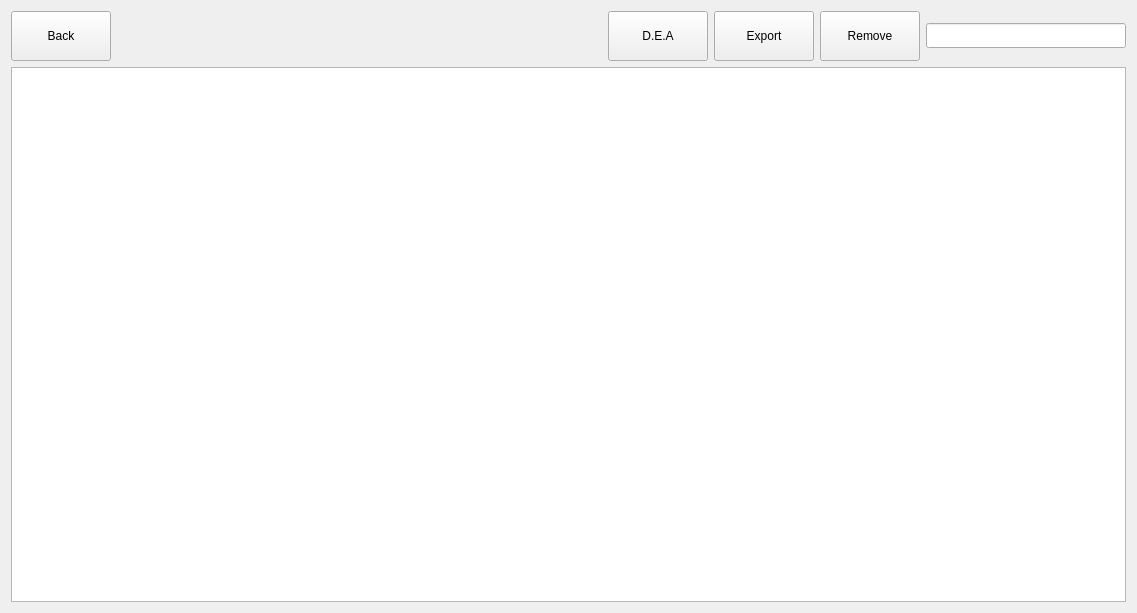
<?xml version="1.0" encoding="UTF-8"?>
<ui version="4.0">
 <class>Experiments</class>
 <widget class="QWidget" name="Experiments">
  <property name="geometry">
   <rect>
    <x>0</x>
    <y>0</y>
    <width>1137</width>
    <height>613</height>
   </rect>
  </property>
  <property name="windowTitle">
   <string>Form</string>
  </property>
  <layout class="QVBoxLayout" name="verticalLayout">
   <item>
    <layout class="QHBoxLayout" name="horizontalLayout">
     <property name="sizeConstraint">
      <enum>QLayout::SetDefaultConstraint</enum>
     </property>
     <item>
      <widget class="QPushButton" name="back">
       <property name="minimumSize">
        <size>
         <width>100</width>
         <height>50</height>
        </size>
       </property>
       <property name="maximumSize">
        <size>
         <width>100</width>
         <height>50</height>
        </size>
       </property>
       <property name="mouseTracking">
        <bool>false</bool>
       </property>
       <property name="focusPolicy">
        <enum>Qt::NoFocus</enum>
       </property>
       <property name="contextMenuPolicy">
        <enum>Qt::DefaultContextMenu</enum>
       </property>
       <property name="toolTip">
        <string>Go back to the previous page</string>
       </property>
       <property name="statusTip">
        <string>Go back to the previous page</string>
       </property>
       <property name="text">
        <string>Back</string>
       </property>
       <property name="icon">
        <iconset resource="../../../st_client-build/application.qrc">
         <normaloff>:/images/back.png</normaloff>:/images/back.png</iconset>
       </property>
       <property name="waitPolicy" stdset="0">
        <number>3</number>
       </property>
      </widget>
     </item>
     <item>
      <spacer name="horizontalSpacer">
       <property name="orientation">
        <enum>Qt::Horizontal</enum>
       </property>
       <property name="sizeHint" stdset="0">
        <size>
         <width>40</width>
         <height>20</height>
        </size>
       </property>
      </spacer>
     </item>
     <item>
      <spacer name="horizontalSpacer_2">
       <property name="orientation">
        <enum>Qt::Horizontal</enum>
       </property>
       <property name="sizeHint" stdset="0">
        <size>
         <width>40</width>
         <height>20</height>
        </size>
       </property>
      </spacer>
     </item>
     <item>
      <widget class="QPushButton" name="ddaAnalysis">
       <property name="minimumSize">
        <size>
         <width>100</width>
         <height>50</height>
        </size>
       </property>
       <property name="maximumSize">
        <size>
         <width>100</width>
         <height>50</height>
        </size>
       </property>
       <property name="toolTip">
        <string>Performs a Differential Expression analysis </string>
       </property>
       <property name="text">
        <string>D.E.A</string>
       </property>
       <property name="icon">
        <iconset resource="../../../st_client-build/application.qrc">
         <normaloff>:/images/dynamicrange.png</normaloff>:/images/dynamicrange.png</iconset>
       </property>
      </widget>
     </item>
     <item>
      <widget class="QPushButton" name="exportSelections">
       <property name="minimumSize">
        <size>
         <width>100</width>
         <height>50</height>
        </size>
       </property>
       <property name="maximumSize">
        <size>
         <width>100</width>
         <height>50</height>
        </size>
       </property>
       <property name="toolTip">
        <string>Export the selected selections</string>
       </property>
       <property name="text">
        <string>Export</string>
       </property>
       <property name="icon">
        <iconset resource="../../../st_client-build/application.qrc">
         <normaloff>:/images/export.png</normaloff>:/images/export.png</iconset>
       </property>
      </widget>
     </item>
     <item>
      <widget class="QPushButton" name="removeSelections">
       <property name="minimumSize">
        <size>
         <width>100</width>
         <height>50</height>
        </size>
       </property>
       <property name="maximumSize">
        <size>
         <width>100</width>
         <height>50</height>
        </size>
       </property>
       <property name="toolTip">
        <string>Remove the selected selections</string>
       </property>
       <property name="text">
        <string>Remove</string>
       </property>
       <property name="icon">
        <iconset resource="../../../st_client-build/application.qrc">
         <normaloff>:/images/abort.png</normaloff>:/images/abort.png</iconset>
       </property>
      </widget>
     </item>
     <item>
      <widget class="QLineEdit" name="filterLineEdit">
       <property name="sizePolicy">
        <sizepolicy hsizetype="Fixed" vsizetype="Fixed">
         <horstretch>0</horstretch>
         <verstretch>0</verstretch>
        </sizepolicy>
       </property>
       <property name="minimumSize">
        <size>
         <width>200</width>
         <height>25</height>
        </size>
       </property>
       <property name="mouseTracking">
        <bool>false</bool>
       </property>
       <property name="focusPolicy">
        <enum>Qt::ClickFocus</enum>
       </property>
       <property name="contextMenuPolicy">
        <enum>Qt::DefaultContextMenu</enum>
       </property>
       <property name="acceptDrops">
        <bool>false</bool>
       </property>
       <property name="toolTip">
        <string>Search for a dataset</string>
       </property>
       <property name="statusTip">
        <string>Search for a dataset</string>
       </property>
       <property name="whatsThis">
        <string>Search for a dataset</string>
       </property>
      </widget>
     </item>
    </layout>
   </item>
   <item>
    <widget class="ExperimentsTableView" name="experiments_tableView"/>
   </item>
  </layout>
 </widget>
 <customwidgets>
  <customwidget>
   <class>ExperimentsTableView</class>
   <extends>QTableView</extends>
   <header>viewTables/ExperimentsTableView.h</header>
  </customwidget>
 </customwidgets>
 <resources>
  <include location="../../../st_client-build/application.qrc"/>
 </resources>
 <connections/>
</ui>
